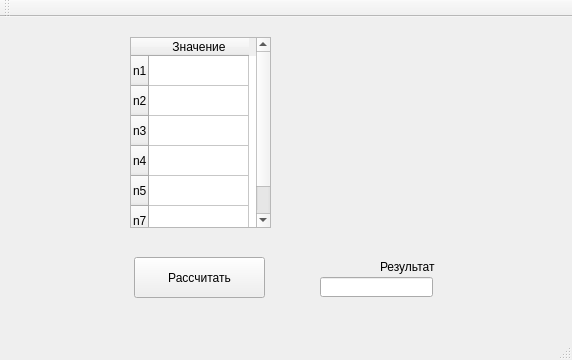
<?xml version="1.0" encoding="UTF-8"?>
<ui version="4.0">
 <class>MainWindow</class>
 <widget class="QMainWindow" name="MainWindow">
  <property name="geometry">
   <rect>
    <x>0</x>
    <y>0</y>
    <width>572</width>
    <height>360</height>
   </rect>
  </property>
  <property name="windowTitle">
   <string>MainWindow</string>
  </property>
  <widget class="QWidget" name="centralWidget">
   <widget class="QTableWidget" name="tableWidget">
    <property name="geometry">
     <rect>
      <x>130</x>
      <y>20</y>
      <width>141</width>
      <height>191</height>
     </rect>
    </property>
    <row>
     <property name="text">
      <string>n1</string>
     </property>
    </row>
    <row>
     <property name="text">
      <string>n2</string>
     </property>
    </row>
    <row>
     <property name="text">
      <string>n3</string>
     </property>
    </row>
    <row>
     <property name="text">
      <string>n4</string>
     </property>
    </row>
    <row>
     <property name="text">
      <string>n5</string>
     </property>
    </row>
    <row>
     <property name="text">
      <string>n7</string>
     </property>
    </row>
    <column>
     <property name="text">
      <string>Значение</string>
     </property>
    </column>
   </widget>
   <widget class="QPushButton" name="pushButton">
    <property name="geometry">
     <rect>
      <x>134</x>
      <y>240</y>
      <width>131</width>
      <height>41</height>
     </rect>
    </property>
    <property name="text">
     <string>Рассчитать</string>
    </property>
   </widget>
   <widget class="QLineEdit" name="lineEdit">
    <property name="geometry">
     <rect>
      <x>320</x>
      <y>260</y>
      <width>113</width>
      <height>20</height>
     </rect>
    </property>
   </widget>
   <widget class="QLabel" name="label">
    <property name="geometry">
     <rect>
      <x>380</x>
      <y>240</y>
      <width>71</width>
      <height>20</height>
     </rect>
    </property>
    <property name="text">
     <string>Результат</string>
    </property>
   </widget>
  </widget>
  <widget class="QMenuBar" name="menuBar">
   <property name="geometry">
    <rect>
     <x>0</x>
     <y>0</y>
     <width>572</width>
     <height>20</height>
    </rect>
   </property>
  </widget>
  <widget class="QToolBar" name="mainToolBar">
   <attribute name="toolBarArea">
    <enum>TopToolBarArea</enum>
   </attribute>
   <attribute name="toolBarBreak">
    <bool>false</bool>
   </attribute>
  </widget>
  <widget class="QStatusBar" name="statusBar"/>
 </widget>
 <layoutdefault spacing="6" margin="11"/>
 <resources/>
 <connections/>
</ui>
